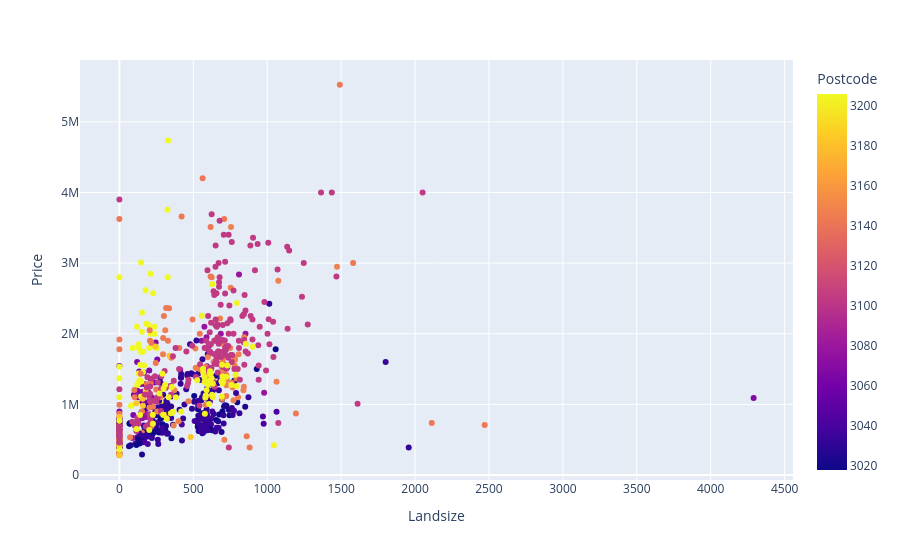

Notebook source saved alongside this figure:
### Markdown cell above
We can hover over the plots and see exact data values and other information.

### Code cell
px.scatter(melb2, x="Landsize", y="Price", color='Postcode', hover_data=[melb2.index])

### Figure 1 — Plotly figure (JSON) as saved in the notebook; plotly's stock layout.template omitted (floating-point values rounded to 4 significant figures; data arrays with more than 128 entries replaced by an {"elided": "..."} marker saying what was removed)
{"data": [{"customdata": {"elided": "750x1 int values"}, "hovertemplate": "Landsize=%{x}<br>Price=%{y}<br>index=%{customdata[0]}<br>Postcode=%{marker.color}<extra></extra>", "legendgroup": "", "marker": {"color": {"elided": "750 int values"}, "coloraxis": "coloraxis", "symbol": "circle"}, "mode": "markers", "name": "", "orientation": "v", "showlegend": false, "type": "scatter", "x": {"elided": "750 int values"}, "xaxis": "x", "y": {"elided": "750 int values"}, "yaxis": "y"}], "layout": {"coloraxis": {"colorbar": {"title": {"text": "Postcode"}}, "colorscale": [[0, "#0d0887"], [0.1111, "#46039f"], [0.2222, "#7201a8"], [0.3333, "#9c179e"], [0.4444, "#bd3786"], [0.5556, "#d8576b"], [0.6667, "#ed7953"], [0.7778, "#fb9f3a"], [0.8889, "#fdca26"], [1, "#f0f921"]]}, "legend": {"tracegroupgap": 0}, "margin": {"t": 60}, "xaxis": {"anchor": "y", "domain": [0, 1], "title": {"text": "Landsize"}}, "yaxis": {"anchor": "x", "domain": [0, 1], "title": {"text": "Price"}}}}
